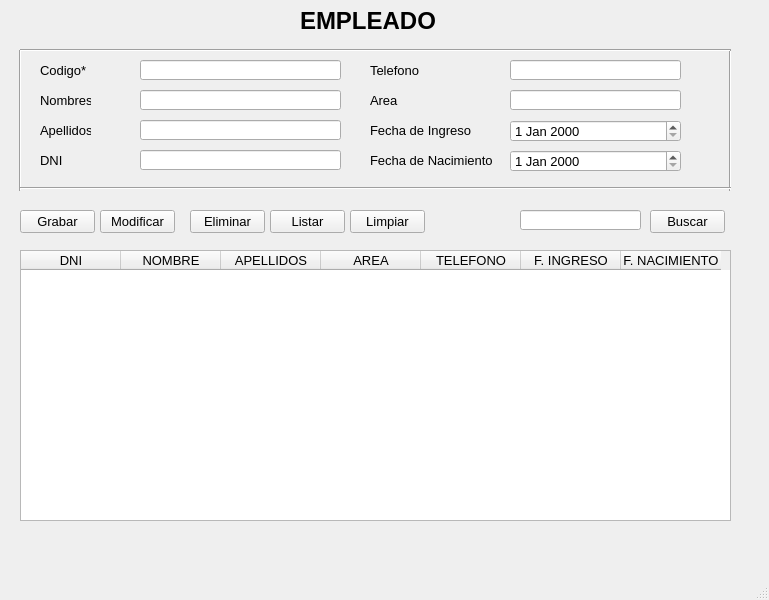
<?xml version="1.0" encoding="UTF-8"?>
<ui version="4.0">
 <class>MainWindow</class>
 <widget class="QMainWindow" name="MainWindow">
  <property name="geometry">
   <rect>
    <x>0</x>
    <y>0</y>
    <width>769</width>
    <height>600</height>
   </rect>
  </property>
  <property name="font">
   <font>
    <pointsize>10</pointsize>
   </font>
  </property>
  <property name="windowTitle">
   <string>MainWindow</string>
  </property>
  <widget class="QWidget" name="centralwidget">
   <widget class="QLabel" name="label">
    <property name="geometry">
     <rect>
      <x>300</x>
      <y>0</y>
      <width>141</width>
      <height>41</height>
     </rect>
    </property>
    <property name="font">
     <font>
      <pointsize>18</pointsize>
      <weight>75</weight>
      <bold>true</bold>
     </font>
    </property>
    <property name="text">
     <string>EMPLEADO</string>
    </property>
   </widget>
   <widget class="QLabel" name="label_2">
    <property name="geometry">
     <rect>
      <x>40</x>
      <y>60</y>
      <width>51</width>
      <height>21</height>
     </rect>
    </property>
    <property name="font">
     <font>
      <pointsize>10</pointsize>
     </font>
    </property>
    <property name="text">
     <string>Codigo*</string>
    </property>
   </widget>
   <widget class="QLabel" name="label_3">
    <property name="geometry">
     <rect>
      <x>40</x>
      <y>90</y>
      <width>51</width>
      <height>21</height>
     </rect>
    </property>
    <property name="font">
     <font>
      <pointsize>10</pointsize>
     </font>
    </property>
    <property name="text">
     <string>Nombres</string>
    </property>
   </widget>
   <widget class="QLabel" name="label_4">
    <property name="geometry">
     <rect>
      <x>40</x>
      <y>120</y>
      <width>51</width>
      <height>21</height>
     </rect>
    </property>
    <property name="font">
     <font>
      <pointsize>10</pointsize>
     </font>
    </property>
    <property name="text">
     <string>Apellidos</string>
    </property>
   </widget>
   <widget class="QLabel" name="label_5">
    <property name="geometry">
     <rect>
      <x>370</x>
      <y>150</y>
      <width>131</width>
      <height>21</height>
     </rect>
    </property>
    <property name="font">
     <font>
      <pointsize>10</pointsize>
     </font>
    </property>
    <property name="text">
     <string>Fecha de Nacimiento</string>
    </property>
   </widget>
   <widget class="QLabel" name="label_6">
    <property name="geometry">
     <rect>
      <x>40</x>
      <y>150</y>
      <width>51</width>
      <height>21</height>
     </rect>
    </property>
    <property name="font">
     <font>
      <pointsize>10</pointsize>
     </font>
    </property>
    <property name="text">
     <string>DNI</string>
    </property>
   </widget>
   <widget class="QLabel" name="label_7">
    <property name="geometry">
     <rect>
      <x>370</x>
      <y>60</y>
      <width>51</width>
      <height>21</height>
     </rect>
    </property>
    <property name="font">
     <font>
      <pointsize>10</pointsize>
     </font>
    </property>
    <property name="text">
     <string>Telefono</string>
    </property>
   </widget>
   <widget class="QLabel" name="label_8">
    <property name="geometry">
     <rect>
      <x>370</x>
      <y>90</y>
      <width>51</width>
      <height>21</height>
     </rect>
    </property>
    <property name="font">
     <font>
      <pointsize>10</pointsize>
     </font>
    </property>
    <property name="text">
     <string>Area</string>
    </property>
   </widget>
   <widget class="QLabel" name="label_9">
    <property name="geometry">
     <rect>
      <x>370</x>
      <y>120</y>
      <width>101</width>
      <height>21</height>
     </rect>
    </property>
    <property name="font">
     <font>
      <pointsize>10</pointsize>
     </font>
    </property>
    <property name="text">
     <string>Fecha de Ingreso</string>
    </property>
   </widget>
   <widget class="QLineEdit" name="lineEdit">
    <property name="geometry">
     <rect>
      <x>140</x>
      <y>60</y>
      <width>201</width>
      <height>20</height>
     </rect>
    </property>
   </widget>
   <widget class="QLineEdit" name="txtNombres">
    <property name="geometry">
     <rect>
      <x>140</x>
      <y>90</y>
      <width>201</width>
      <height>20</height>
     </rect>
    </property>
   </widget>
   <widget class="QLineEdit" name="txtApellidos">
    <property name="geometry">
     <rect>
      <x>140</x>
      <y>120</y>
      <width>201</width>
      <height>20</height>
     </rect>
    </property>
   </widget>
   <widget class="QDateEdit" name="dateNacimiento">
    <property name="geometry">
     <rect>
      <x>510</x>
      <y>150</y>
      <width>171</width>
      <height>22</height>
     </rect>
    </property>
   </widget>
   <widget class="QLineEdit" name="txtDni">
    <property name="geometry">
     <rect>
      <x>140</x>
      <y>150</y>
      <width>201</width>
      <height>20</height>
     </rect>
    </property>
   </widget>
   <widget class="QLineEdit" name="txtTelefono">
    <property name="geometry">
     <rect>
      <x>510</x>
      <y>60</y>
      <width>171</width>
      <height>20</height>
     </rect>
    </property>
   </widget>
   <widget class="QLineEdit" name="txtArea">
    <property name="geometry">
     <rect>
      <x>510</x>
      <y>90</y>
      <width>171</width>
      <height>20</height>
     </rect>
    </property>
   </widget>
   <widget class="QDateEdit" name="dateIngreso">
    <property name="geometry">
     <rect>
      <x>510</x>
      <y>120</y>
      <width>171</width>
      <height>22</height>
     </rect>
    </property>
   </widget>
   <widget class="Line" name="line">
    <property name="geometry">
     <rect>
      <x>10</x>
      <y>50</y>
      <width>20</width>
      <height>141</height>
     </rect>
    </property>
    <property name="orientation">
     <enum>Qt::Vertical</enum>
    </property>
   </widget>
   <widget class="Line" name="line_2">
    <property name="geometry">
     <rect>
      <x>720</x>
      <y>50</y>
      <width>20</width>
      <height>141</height>
     </rect>
    </property>
    <property name="orientation">
     <enum>Qt::Vertical</enum>
    </property>
   </widget>
   <widget class="Line" name="line_3">
    <property name="geometry">
     <rect>
      <x>20</x>
      <y>40</y>
      <width>711</width>
      <height>20</height>
     </rect>
    </property>
    <property name="orientation">
     <enum>Qt::Horizontal</enum>
    </property>
   </widget>
   <widget class="Line" name="line_4">
    <property name="geometry">
     <rect>
      <x>20</x>
      <y>180</y>
      <width>711</width>
      <height>16</height>
     </rect>
    </property>
    <property name="orientation">
     <enum>Qt::Horizontal</enum>
    </property>
   </widget>
   <widget class="QTableWidget" name="tblEmpleados">
    <property name="geometry">
     <rect>
      <x>20</x>
      <y>250</y>
      <width>711</width>
      <height>271</height>
     </rect>
    </property>
    <column>
     <property name="text">
      <string>DNI</string>
     </property>
    </column>
    <column>
     <property name="text">
      <string>NOMBRE</string>
     </property>
    </column>
    <column>
     <property name="text">
      <string>APELLIDOS</string>
     </property>
    </column>
    <column>
     <property name="text">
      <string>AREA</string>
     </property>
    </column>
    <column>
     <property name="text">
      <string>TELEFONO</string>
     </property>
    </column>
    <column>
     <property name="text">
      <string>F. INGRESO</string>
     </property>
    </column>
    <column>
     <property name="text">
      <string>F. NACIMIENTO</string>
     </property>
    </column>
   </widget>
   <widget class="QPushButton" name="btnGrabar">
    <property name="geometry">
     <rect>
      <x>20</x>
      <y>210</y>
      <width>75</width>
      <height>23</height>
     </rect>
    </property>
    <property name="text">
     <string>Grabar</string>
    </property>
   </widget>
   <widget class="QPushButton" name="btnModificar">
    <property name="geometry">
     <rect>
      <x>100</x>
      <y>210</y>
      <width>75</width>
      <height>23</height>
     </rect>
    </property>
    <property name="text">
     <string>Modificar</string>
    </property>
   </widget>
   <widget class="QPushButton" name="btnEliminar">
    <property name="geometry">
     <rect>
      <x>190</x>
      <y>210</y>
      <width>75</width>
      <height>23</height>
     </rect>
    </property>
    <property name="text">
     <string>Eliminar</string>
    </property>
   </widget>
   <widget class="QPushButton" name="btnListar">
    <property name="geometry">
     <rect>
      <x>270</x>
      <y>210</y>
      <width>75</width>
      <height>23</height>
     </rect>
    </property>
    <property name="text">
     <string>Listar</string>
    </property>
   </widget>
   <widget class="QPushButton" name="btnLimpiar">
    <property name="geometry">
     <rect>
      <x>350</x>
      <y>210</y>
      <width>75</width>
      <height>23</height>
     </rect>
    </property>
    <property name="text">
     <string>Limpiar</string>
    </property>
   </widget>
   <widget class="QLineEdit" name="txtBuscar">
    <property name="geometry">
     <rect>
      <x>520</x>
      <y>210</y>
      <width>121</width>
      <height>20</height>
     </rect>
    </property>
    <property name="text">
     <string/>
    </property>
   </widget>
   <widget class="QPushButton" name="btnBuscar">
    <property name="geometry">
     <rect>
      <x>650</x>
      <y>210</y>
      <width>75</width>
      <height>23</height>
     </rect>
    </property>
    <property name="text">
     <string>Buscar</string>
    </property>
   </widget>
  </widget>
  <widget class="QMenuBar" name="menubar">
   <property name="geometry">
    <rect>
     <x>0</x>
     <y>0</y>
     <width>769</width>
     <height>23</height>
    </rect>
   </property>
  </widget>
  <widget class="QStatusBar" name="statusbar"/>
 </widget>
 <resources/>
 <connections/>
</ui>
